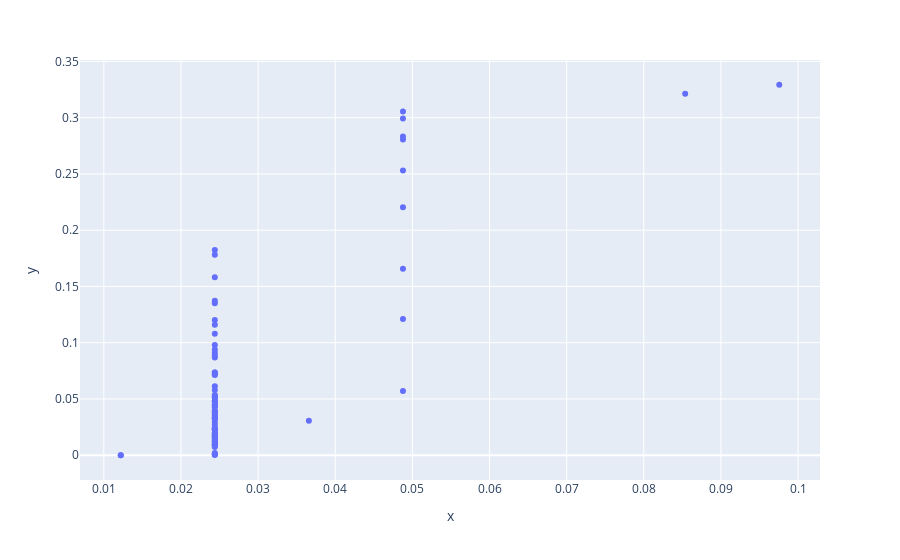

The code cell stored with this chart in its notebook:
### Code cell
text = load_file('./test.txt')
text_network = create_graph(text)

scatter_centralities(text_network)
